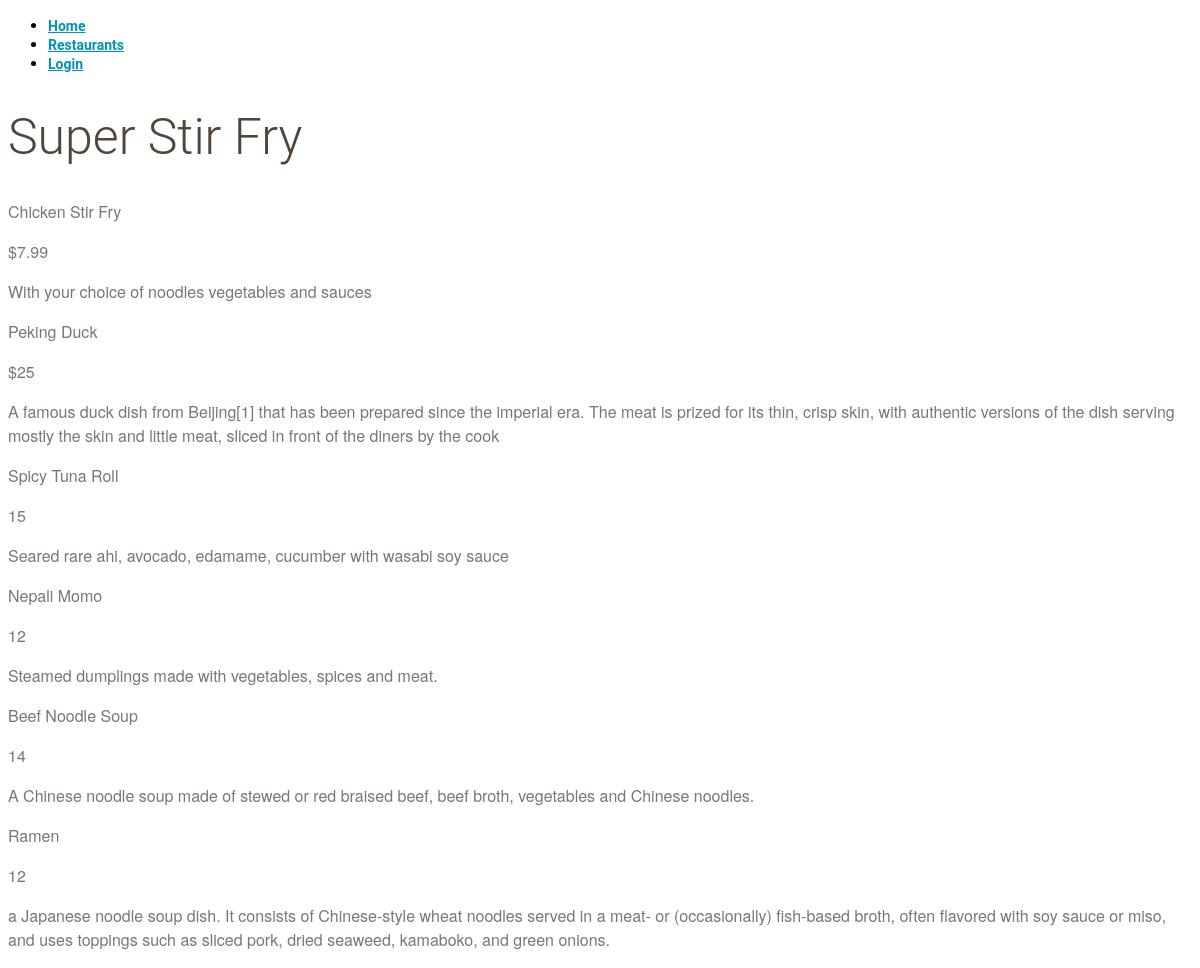
Screenshot of /restaurant/2 with the database file from the repository.
### Restaurant-catalog-mini-project/database_setup.py (models this page shows, shortened)
class Restaurant(Base):
    __tablename__ = 'restaurant'
    id = Column(Integer, primary_key=True)
    name = Column(String(250), nullable=False)
    user_id = Column(Integer, ForeignKey('user.id'))
    user = relationship(User)

class MenuItem(Base):
    __tablename__ = 'menu_item'
    name = Column(String(80), nullable=False)
    id = Column(Integer, primary_key=True)
    description = Column(String(8))
    price = Column(String(8))
    course = Column(String(250))
    restaurant_id = Column(Integer, ForeignKey('restaurant.id'))
    restaurant = relationship(Restaurant)
    user_id = Column(Integer, ForeignKey('user.id'))
    user = relationship(User)

### Restaurant-catalog-mini-project/methods/showRestaurants.py (the view)
@routes.route("/restaurant/<int:restaurant_id>")
def showRestaurant(restaurant_id):
    restaurant = session.query(
        Restaurant).filter_by(id=restaurant_id).one()
    items = session.query(MenuItem).filter_by(
        restaurant_id=restaurant_id).all()
    creator = userMethods.getUserInfo(restaurant.user_id)
    if 'username' not in login_session or creator.id != login_session['user_id']:
        return render_template('public-menu.html', restaurant=restaurant,
                               items=items, restaurant_id=restaurant_id)
    else:
        return render_template('menu.html', restaurant=restaurant,
                               items=items, restaurant_id=restaurant_id)

### Restaurant-catalog-mini-project/methods/userMethods.py (called while the page is built)
def getUserInfo(user_id):
    user = session.query(User).filter_by(id=user_id).one()
    return user

### Restaurant-catalog-mini-project/templates/public-menu.html
{% extends "base.html" %}
{% set active_page = "TODO" %}
{% block content %}
<h1>{{restaurant.name}}</h1>
{% for i in items %}
<div>
    <div class = 'nameAndPrice'>
		<span class = 'name'><p>{{i.name}}</p></span>
		<span class = 'price'>
		<p>{{i.price}} </p>
	</span>
	</div>
	<div class="description">
		<p>{{i.description}}</p>
	</div>
	</div>
</div>
{% endfor %}
{% endblock %}

### Restaurant-catalog-mini-project/static/style.css (style rules this page uses)
* { font-family: "Helvetica Neue Bold", Roboto, Helvetica, Arial, sans-serif; font-weight: 700; }
h1 { font-family: "Helvetica Neue Light", Roboto, Helvetica, Arial, sans-serif; font-size: 50px; color: #51453B; line-height: 60px; font-weight: 300; }
p { font-family: "Helvetica Neue", Roboto, Helvetica, Arial, sans-serif; font-size: 16px; color: #7B7573; line-height: 24px; font-weight: 400; }

### rows the page displays
Restaurant: name "Super Stir Fry"
MenuItem: name "Chicken Stir Fry", price "$7.99", description "With your choice of noodles vegetables and sauces"
MenuItem: name "Peking Duck", price "$25", description "A famous duck dish from Beijing[1] that has been prepared since the imperial era. The meat is prized for its thin, crisp skin, with authentic versions of the dish serving mostly the skin and little meat, sliced in front of the diners by the cook"
MenuItem: name "Spicy Tuna Roll", price "15", description "Seared rare ahi, avocado, edamame, cucumber with wasabi soy sauce"
MenuItem: name "Nepali Momo", price "12", description "Steamed dumplings made with vegetables, spices and meat."
MenuItem: name "Beef Noodle Soup", price "14", description "A Chinese noodle soup made of stewed or red braised beef, beef broth, vegetables and Chinese noodles."
MenuItem: name "Ramen", price "12", description "a Japanese noodle soup dish. It consists of Chinese-style wheat noodles served in a meat- or (occasionally) fish-based broth, often flavored with soy sauce or miso, and uses toppings such as sliced pork, dried seaweed, kamaboko, and green onions."

### other values shown
{{ caption|e }} "Home" "Restaurants" "Login"
